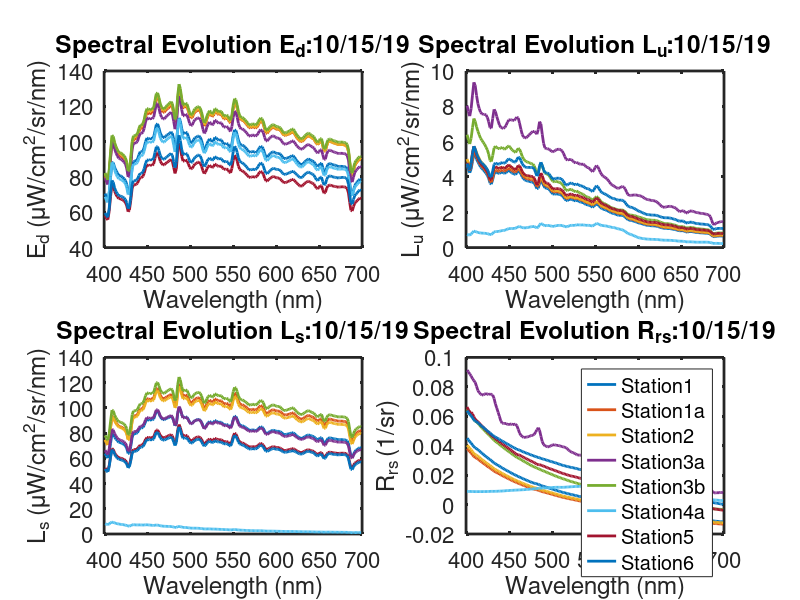

MATLAB code for this plot:
clear
clc
close all

cd('/Users/kellyluis/PycharmProjects/oceanoptics/Matlab/Instruments/SpectralEvolution/run_rrs')
addpath('/Users/kellyluis/PycharmProjects/oceanoptics/Matlab/Instruments/HyperProSBA/Functions/save_fig')
load('SEV_191015.mat')
date = '10/15/19';

%% Plot All Stations: Ed, Ls, Lu, Rrs
figure(1)
subplot(2,2,1)

for file = 1:length(SEV_191015)
    wl = SEV_191015(file).wl;
    Index = find(wl > 400 & wl < 700);
    wl_vis = wl(Index);
    Ed_vis = SEV_191015(file).Ed_avg(Index);
    
    plot(wl_vis,Ed_vis, 'Linewidth', 2, 'DisplayName',SEV_191015(file).St)
    hold on
end

xlabel('Wavelength (nm)')
ylabel('E_d (\muW/cm^2/sr/nm)')
title(strcat('Spectral Evolution E_d:', date))
set(gcf,'Color','w')
set(gca,'LineWidth',2','FontSize',16);

subplot(2,2,2)
for file = 1:length(SEV_191015)
    wl = SEV_191015(file).wl;
    Index = find(wl > 400 & wl < 700);
    wl_vis = wl(Index);
    Lu_vis = SEV_191015(file).Lu_avg(Index);
    
    plot(wl_vis,Lu_vis, 'Linewidth', 2, 'DisplayName',SEV_191015(file).St)
    hold on
end

xlabel('Wavelength (nm)')
ylabel('L_u (\muW/cm^2/sr/nm)')
title(strcat('Spectral Evolution L_u:', date))
set(gcf,'Color','w')
set(gca,'LineWidth',2','FontSize',16);

subplot(2,2,3)
for file = 1:length(SEV_191015)
    wl = SEV_191015(file).wl;
    Index = find(wl > 400 & wl < 700);
    wl_vis = wl(Index);
    Ls_vis = SEV_191015(file).Ls_avg(Index);
    
    plot(wl_vis,Ls_vis, 'Linewidth', 2, 'DisplayName',SEV_191015(file).St)
    hold on
end

xlabel('Wavelength (nm)')
ylabel('L_s (\muW/cm^2/sr/nm)')
title(strcat('Spectral Evolution L_s:', date))
set(gcf,'Color','w')
set(gca,'LineWidth',2','FontSize',16);


subplot(2,2,4)
for file = 1:length(SEV_191015)
    wl = SEV_191015(file).wl;
    Index = find(wl > 400 & wl < 700);
    wl_vis = wl(Index);
    Rrs_vis = SEV_191015(file).Rrs_avg(Index);
    
    plot(wl_vis,Rrs_vis, 'Linewidth', 2, 'DisplayName',SEV_191015(file).St)
    hold on
end

legend show
xlabel('Wavelength (nm)')
ylabel('R_r_s_ (1/sr)')
title(strcat('Spectral Evolution R_r_s:', date))
set(gcf,'Color','w')
set(gca,'LineWidth',2','FontSize',16);

%export_fig('specE_allrrs','-m3','-painters')


